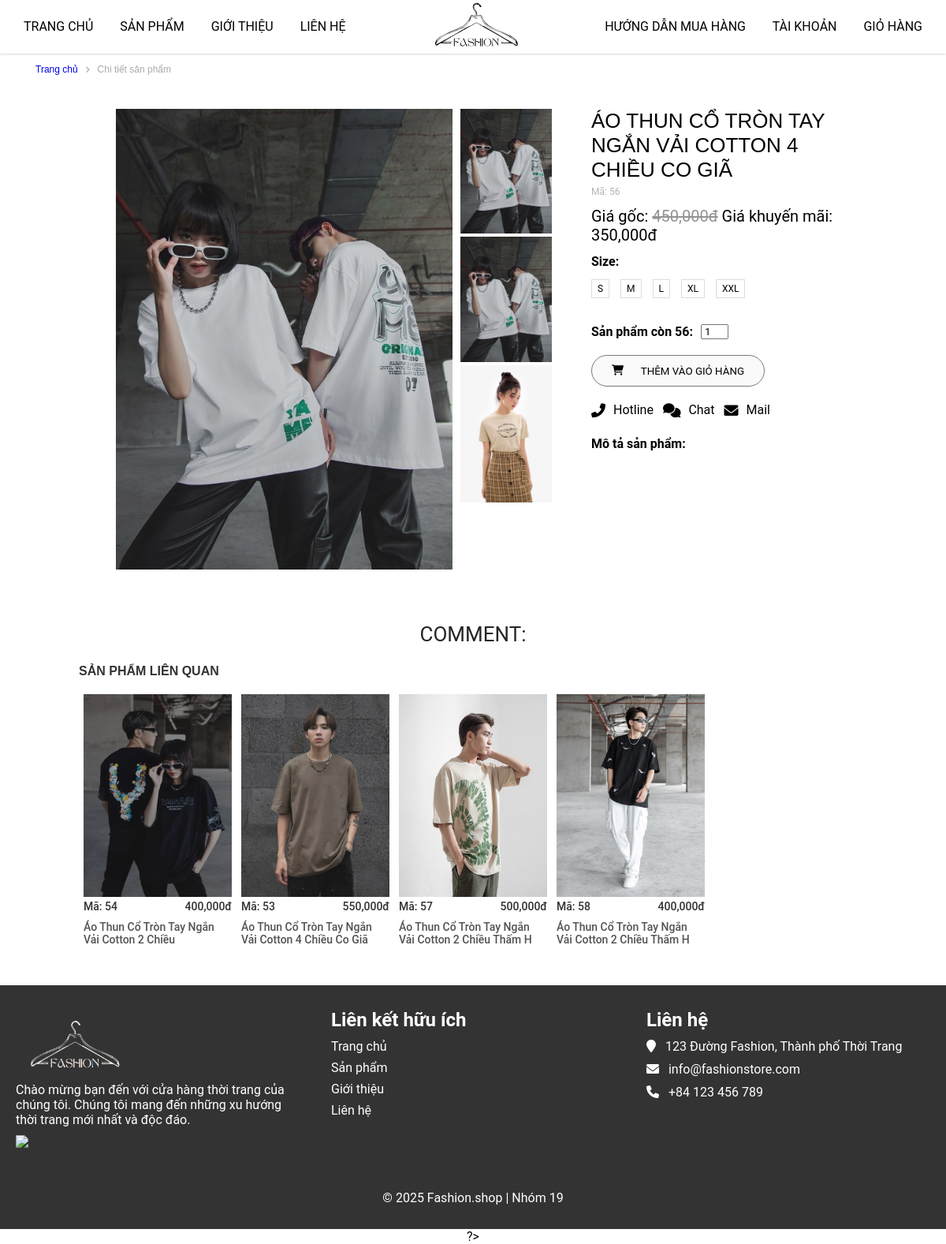
The app's page /?mod=product&act=ctsanpham&id=56 with its own data.
### tables this page shows
CREATE TABLE `sanpham` (
  `masp` int(11) NOT NULL,
  `tensp` varchar(50) NOT NULL,
  `dongia` int(11) NOT NULL,
  `khuyenmai` int(11) NOT NULL,
  `soluong` int(11) NOT NULL,
  `ngaytao` datetime NOT NULL DEFAULT current_timestamp(),
  `anh` varchar(500) DEFAULT NULL,
  `mota` text NOT NULL,
  `soluotxem` int(11) NOT NULL,
  `hoatdong` int(11) NOT NULL,
  `madm` int(11) NOT NULL,
  `mabl` int(11) NOT NULL
);

### model/products.php (called while the page is built, shortened)
<?php
    function get_product($id){
        $sql = "SELECT s.*, d.tendm FROM sanpham s INNER JOIN danhmuc d ON s.madm = d.madm WHERE s.masp=".$id;
        $conn = pdo_get_connection();
        $stmt = $conn->prepare($sql);
        $stmt->execute();
        return $stmt->fetch();
    }
    function get_randomByCategories($id){
        $sql = "SELECT * FROM sanpham WHERE madm = $id ORDER BY rand() LIMIT 4 ";
        $conn = pdo_get_connection();
        $stmt = $conn->prepare($sql);
        $stmt->execute();
        return $stmt->fetchAll();
    }
?>

### view/page_ctsanpham.php (the view, shortened to what this page needs)
<main>
    <div class="container-danhmuc">
        <div class="danhmuc-top row">
            <p><a href="?mod=page&act=home">Trang chủ</a></p><i class="fa-solid fa-angle-right"></i><p>Chi tiết sản phẩm</p>
        </div>
    </div>
    <section class="product-2">
        <div class="container-product">
            <div class="product-content row">
                <div class="product-content-left row">
                    <div class="product-content-left-big-img">
                        <img src="upload/product/<?=$ctsanpham['anh']?>" alt="#">
                    </div>
                    <div class="product-content-left-small-img">
                        <img src="upload/product/<?=$ctsanpham['anh']?>" alt="#">
                        <img src="upload/product/<?=$ctsanpham['anh']?>" alt="#">
                        <img src="assets_user/img/anhnu8.webp" alt="#">
                    </div>
                </div>
                <div class="product-content-right">
                    <div class="product-content-right-product-name">
                        <h1><?=$ctsanpham['tensp']?></h1>
                        <p>Mã: <?=$ctsanpham['masp']?></p>
                    </div>
                    <div class="product-content-right-product-price">
                        <p>Giá gốc: <del style="color: #949292;"><?=number_format($ctsanpham['dongia'] * 1000)?>đ</del> Giá khuyến mãi: <?=number_format($ctsanpham['khuyenmai'] * 1000)?>đ</p>
                    </div>
                    <div class="product-content-right-product-size">
                        <p style="font-weight: bold">Size: </p>
                        <div class="size">
                            <span>S</span>
                            <span>M</span>
                            <span>L</span>
                            <span>XL</span>
                            <span>XXL</span>
                        </div>
                    </div>
                    <div class="quantity">
                        <p style="font-weight: bold">Sản phẩm còn <?=$ctsanpham['masp']?>: </p>
                        <input type="number" min="0" value="1">
                    </div>
                    <div class="product-content-right-product-button">
                        <a href="?mod=product&act=addToCart&id=<?=$ctsanpham['masp']?>"><button><i class="fas fa-shopping-cart"></i><p>THÊM VÀO GIỎ HÀNG</p></button></a>
                    </div>
                    <div class="product-content-right-product-icon">
                        <div class="product-content-right-product-icon-item">
                            <i class="fas fa-phone-alt"></i> <p>Hotline</p>
                        </div>
                        <div class="product-content-right-product-icon-item">
                            <i class="fas fa-comments"></i> <p>Chat</p>
                        </div>
                        <div class="product-content-right-product-icon-item">
                            <i class="fas fa-envelope"></i> <p>Mail</p>
                        </div>
                    </div>
                    <div class="product-content-right-product-rgin-botton">
                        <p style="font-weight: bold; margin-bottom: 10px; margin-top: 24px">Mô tả sản phẩm:</p>
                        <br>
                    </div>
                </div>
            </div>
        </div>
    </section>
    <section class="product-related">
        <h2>COMMENT:</h2>
        <div class="product-related-title">
            <p>SẢN PHẨM LIÊN QUAN</p>
        </div>
        <div class="product-content row">
        <?php foreach($spcungdanhmuc as $ctsanpham): ?>
            <div class="product-related-item">
                <a href="?mod=product&act=ctsanpham&id=<?=$ctsanpham['masp']?>"><img src="upload/product/<?=$ctsanpham['anh']?>"><br></a>
                <p>Mã: <?=$ctsanpham['masp']?><span><?=number_format($ctsanpham['khuyenmai'] * 1000)?>đ</span></p>
                <a href=""><h3><?=$ctsanpham['tensp']?></h3></a>
            </div>
        <?php endforeach; ?>
        </div>
    </section>
</main>

### assets_user/css/style.css (style rules this page uses)
:root { --main-text-font: Arial, Helvetica, sans-serif; }
* { margin: 0; padding: 0; box-sizing: border-box; font-family: "Roboto", "HelveticaNeue", "Helvetica Neue", sans-serif; }
body { align-items: center; min-height: 100vh; display: flex; flex-direction: column; }
main { flex: 1; }
a { text-decoration: none; }
main { margin-top: 68px; }
main h2 { text-transform: uppercase; font-size: 26px; color: #252525; line-height: 36px; text-align: center; font-weight: 400; font-style: normal; margin-top: 30px; }
h3 { padding-top: 10px; padding-bottom: 30px; font-size: 20px; font-weight: 400; }
.row { display: flex; flex-wrap: wrap; }
.container-danhmuc { margin: 0; width: 100%; max-width: 1200px; }
.danhmuc-top { width: 100%; height: 40px; margin-left: 20px; align-items: center; display: flex; }
.danhmuc-top .fa-solid { color: #aaa; font-size: 10px; }
.danhmuc-top p { color: #aaa; font-family: var(--main-text-font); padding: 10px; font-size: 12px; }
.danhmuc-top p a { font-family: var(--main-text-font); margin: 0px; font-size: 12px; }
.product-2 { padding: 30px 100px; }
.product-content-left { width: 60%; }
.product-content-left-big-img { width: 80.7%; padding-right: 10px; }
.product-content-left-big-img img { width: 90%; margin-left: 10%; }
.product-content-left-small-img { width: 19.3%; }
.product-content-left-small-img img { width: 100%; }
.product-content-right { width: 35%; margin-left: 50px; }
.product-content-right-product-name h1 { font-family: var(--main-text-font); font-size: 26px; text-transform: uppercase; margin-bottom: 5px; font-weight: 500; }
.product-content-right-product-name p { color: #b6b2b2; font-size: 12px; }
.product-content-right-product-price { margin: 12px 0; font-size: 20px; font-family: var(--main-text-font); }
.size span { display: inline-block; padding: 4px 7px; border: 1px solid #dddddd; margin: 13px 10px 13px 0; font-size: 12px; cursor: pointer; }
.quantity { display: flex; margin-bottom: 20px; }
.quantity { margin-top: 20px; }
.quantity input { margin-left: 10px; width: 35px; padding-left: 3px; }
.product-content-right-product-button button { width: 220px; height: 40px; display: block; padding:0 25px; margin: 20px 0 12px; transition: all 0.3s ease; }
.product-content-right-product-button button:first-child { display: flex; justify-content: space-between; align-items: center; background-color: #fafafa; border: 1px solid rgb(122, 122, 122); cursor: pointer; border-radius: 40px; }
.product-content-right-product-icon { margin-top: 20px; display: flex; }
.product-content-right-product-icon-item { display: flex; margin-right: 12px; justify-content: center; align-items: center; }
.product-content-right-product-icon i { font-size: 18px; margin-right: 10px; }
.product-related { margin: 10px 100px; }
.product-related-title { margin: 20px 0; }
.product-related-title p { font-family: var(--main-text-font); font-size: 16px; font-weight: bold; color: #333333; }
.product-related-item { width: 20%; padding: 0 6px; }
.product-related-item a h3 { color: #555252; font-size: 14px; margin-bottom: 10px; font-weight: 500; }
.product-related-item p { display: flex; justify-content: space-between; color: #333333; font-size: 14px; font-weight: 500; }
.product-related-item img { width: 100%; }
.container-danhmuc { max-width: 1200px; margin: 0 auto; padding: 0 15px; }

### records on screen
sanpham: anh (picture), tensp "ÁO THUN CỔ TRÒN TAY NGẮN VẢI COTTON 4 CHIỀU CO GIÃ", masp "56", $ctsanpham['dongia']*1000 "450,000", $ctsanpham['khuyenmai']*1000 "350,000"
sanpham: anh (picture), masp "54", $ctsanpham['khuyenmai']*1000 "400,000", tensp "Áo Thun Cổ Tròn Tay Ngắn Vải Cotton 2 Chiều"
sanpham: anh (picture), masp "53", $ctsanpham['khuyenmai']*1000 "550,000", tensp "Áo Thun Cổ Tròn Tay Ngắn Vải Cotton 4 Chiều Co Giã"
sanpham: anh (picture), masp "57", $ctsanpham['khuyenmai']*1000 "500,000", tensp "Áo Thun Cổ Tròn Tay Ngắn Vải Cotton 2 Chiều Thấm H"
sanpham: anh (picture), masp "58", $ctsanpham['khuyenmai']*1000 "400,000", tensp "Áo Thun Cổ Tròn Tay Ngắn Vải Cotton 2 Chiều Thấm H"
